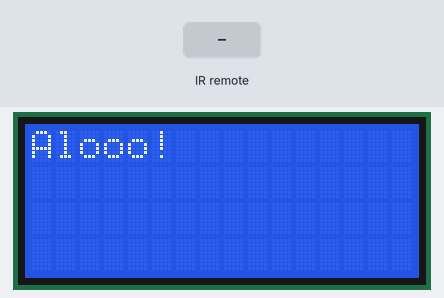
Simulated run of this sketch. Board: Arduino Uno, built with avr-gcc and run on an emulated ATmega328P. Parts: 16×4 character LCD. Inputs (shaded band) come from the test bench. What the sketch prints to the serial monitor is not drawn.

Above: at 1.2 s.
1.3 s: infrared code 0xFFE01F received
At 1.9 s:
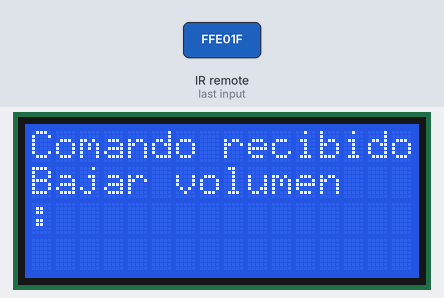
At 2.6 s:
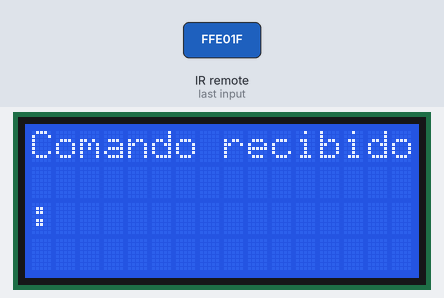
3.8 s: infrared code 0xFFA857 received
At 4.6 s:
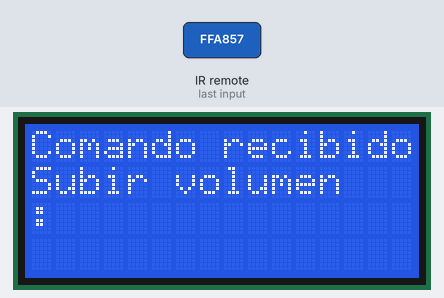
Timing chart, 0 to 6.8 s (numbered marks = the images above; inputs shaded):
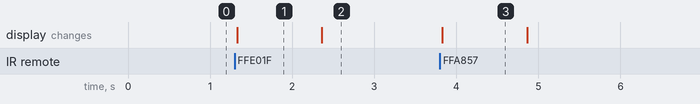

The sketch:

pantallaControl.ino
```cpp
/* IR remote and receiver with Arduino and character LCD example code. More info: https://www.makerguides.com/ */
#include <IRremote.h> // include the IRremote library
#include <Wire.h>
#include <LiquidCrystal_I2C.h>

LiquidCrystal_I2C lcd(0x27,16,4);  // set the LCD address to 0x27 for a 16 chars and 2 line display

#define RECEIVER_PIN 2 // define the IR receiver pin
IRrecv receiver(RECEIVER_PIN); // create a receiver object of the IRrecv class
decode_results results; // create a results object of the decode_results class
unsigned long key_value = 0; // variable to store the key value


byte Corazon[] = {
  B00000,
  B01010,
  B11111,
  B11111,
  B01110,
  B00100,
  B00000,
  B00000
};

byte barra0[] = {
  B00000,
  B00000,
  B00000,
  B00000,
  B00000,
  B00000,
  B00000,
  B00000
};

byte barra1[] = {
  B00000,
  B00000,
  B00000,
  B00000,
  B00000,
  B00000,
  B00000,
  B11111
};

byte barra2[] = {
  B00000,
  B00000,
  B00000,
  B00000,
  B00000,
  B00000,
  B11111,
  B11111
};

byte barra3[] = {
  B00000,
  B00000,
  B00000,
  B00000,
  B00000,
  B11111,
  B11111,
  B11111
};

byte barra4[] = {
  B00000,
  B00000,
  B00000,
  B00000,
  B11111,
  B11111,
  B11111,
  B11111
};

byte barra5[] = {
  B00000,
  B00000,
  B00000,
  B11111,
  B11111,
  B11111,
  B11111,
  B11111
};

byte barra6[] = {
  B00000,
  B00000,
  B11111,
  B11111,
  B11111,
  B11111,
  B11111,
  B11111
};

byte barra7[] = {
  B00000,
  B11111,
  B11111,
  B11111,
  B11111,
  B11111,
  B11111,
  B11111
};

byte barra8[] = {
  B11111,
  B11111,
  B11111,
  B11111,
  B11111,
  B11111,
  B11111,
  B11111
};


void animacionBarra(int posX, int poxY){
  for(int i = 0; i <= 8; i++){

  }
}
void setup() {
  lcd.init();
  // Print a message to the LCD.
  lcd.backlight();
  lcd.setCursor(0,0);
  lcd.print("Alooo!");

  Serial.begin(9600); //inicializamos el puerto serial a 9600
  receiver.enableIRIn(); // enable the receiver
  receiver.blink13(true); // enable blinking of the built-in LED when an IR signal is received
}


void loop() {
  if (receiver.decode(&results)) { // decode the received signal and store it in results
    lcd.setCursor(0,0);
    lcd.print("Comando recibido:");
    if (results.value == 0xFFFFFFFF) { // if the value is equal to 0xFFFFFFFF
      results.value = key_value; // set the value to the key value
    }
    switch (results.value) { // compare the value to the following cases
      case 0xFD00FF: // if the value is equal to 0xFD00FF
        lcd.setCursor(0,0);
        lcd.print("");
        break;
      case 0xFFE01F: // subir volumen
        lcd.setCursor(0,1);
        lcd.print("Bajar volumen");
        Serial.println(results.value, HEX);
        delay(1000);
        lcd.setCursor(0,1);
        lcd.print("                                    ");

        break;
      case 0xFFA857:
        lcd.setCursor(0,1);
        lcd.print("Subir volumen");
        Serial.println(results.value, HEX);
        delay(1000);
        lcd.setCursor(0,1);
        lcd.print("                                    ");
        break;
    }
    key_value = results.value; // store the value as key_value
    receiver.resume(); // reset the receiver for the next code
  }
}
```

Measured:
- after the input at 1.3 s, the display: changes at once (image 1)
- after the input at 3.8 s, the display: changes at once (image 3)
- what the display in image 1 shows lasts 1.1 s, from 1.3 s to 2.4 s
